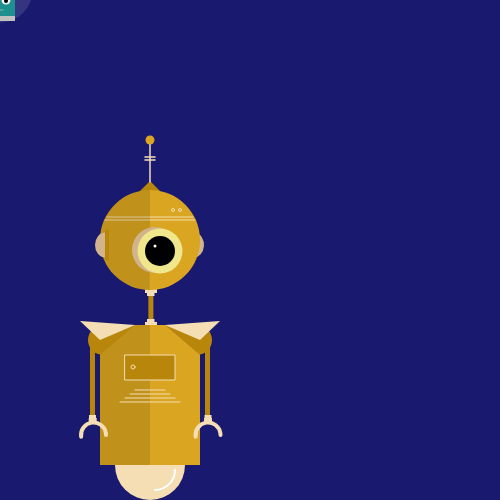
Frame 1 (no input)
Frame 60 (no input): identical to frame 1, image omitted
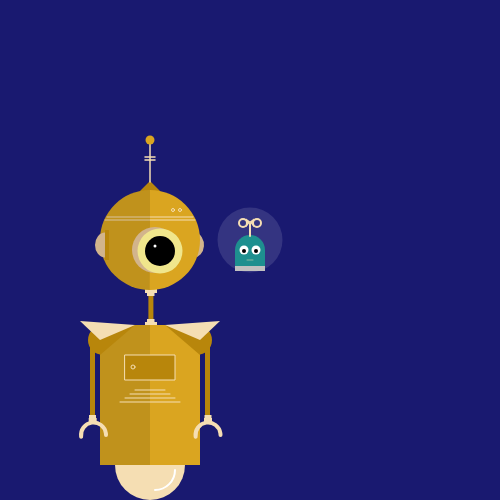
Frame 120 (the mouse pressed at the canvas centre since frame 60)

The p5.js sketch that drew these frames (run headless with seeded random() and noise() and a simulated clock; from frame 60 on, the mouse is pressed at the canvas centre):

// p5.js sketch
// ── sketch.js
function setup() {
	// define artboard size
	createCanvas(500,500);
	// Set here the values that are not changing all over the sketch
	strokeWeight(2);
	stroke(170);
}

function draw() {
	background(25,25,112);
	fill(218,165,32);

	//Neck
	strokeWeight(0);
	stroke(184,134,11);
	fill(184,134,11);
	rect(148.4, 290, 5, 70);
	fill(245,222,179);
	rect(147, 293, 7.5, 3);
	rect(145, 288, 12, 5);
	rect(147, 319, 7.5, 3);
	rect(145, 322, 12, 5);

	//Wheel
	ellipse(150, 465, 70);
	strokeWeight(2);
	noFill();
	stroke(255,255,255);
	arc(155, 470, 40, 40, 0, HALF_PI);

	//Body
	strokeWeight(0);
	fill(	184,134,11);
	ellipse(103, 340, 30);
	ellipse(197, 340, 30);
	fill(218,165,32);
	rect(100, 325, 100, 140);

	fill(0,0,0,30);
	strokeWeight(0);
	rect(100, 325, 50, 140);

	fill(184,134,11);
	triangle(100, 325, 135, 325, 100, 355);
	triangle(165, 325, 200, 325, 200, 355);
	rect(90, 340, 5, 80);
	rect(205, 340, 5, 80);
	fill(245,222,179);
	rect(89, 415, 7, 3);
	rect(88.7, 418, 8, 5);
	rect(204.5, 415, 7, 3);
	rect(204, 418, 8, 5);

	fill(245,222,179);
	triangle(80, 321, 135, 325, 100, 340);
	triangle(165, 325, 220, 321, 200, 340);

	noFill();
	strokeWeight(4);
	stroke(245,222,179);
	arc(93.5, 435, 25, 25, 3, TWO_PI);
	arc(208, 435, 25, 25, 3, TWO_PI);

	strokeWeight(1);
	fill(184,134,11);
	rect(125, 355, 50, 25);
	ellipse(133, 367, 4);
	line(135, 390, 165, 390);
	line(130, 394, 170, 394);
	line(125, 398, 175, 398);
	line(120, 402, 180, 402);


	//Head
	fill(	184,134,11);
	strokeWeight(0);
	triangle(140, 191, 150, 181, 160, 191);
	fill(210,180,140);
	arc(194, 245, 20, 25, 4.8, HALF_PI);

	fill(218,165,32);
	ellipse(150, 240, 100);
	strokeWeight(1);
	line(107, 217, 193, 217);
	line(105, 220, 195, 220);
	ellipse(173, 210, 3);
	ellipse(180, 210, 3);

	strokeWeight(1.5);
	line(150, 182, 150, 140);
	line(145, 160, 155, 160);
	line(145, 157, 155, 157);
	strokeWeight(0);
	ellipse(150, 140, 9);

	fill(0,0,0,30);
	arc(150, 240, 100, 100, 7.86, -HALF_PI);
	fill(210,180,140);
	arc(105, 245, 20, 25, 7.86, -HALF_PI);
	fill(184,134,11);
	rect(105, 230, 4, 30);

	//Eye
	strokeWeight(0);
	fill(210,180,140);
	ellipse(155, 250, 46);
	fill(240,230,140);
	ellipse(160, 251, 45);
	fill(0,0,0);
	ellipse(160, 251, 30);
	fill(255,255,255);
	ellipse(155, 246, 3);

	//Robot2
	fill(0,128,128);
	ellipse(mouseX, mouseY, 30);
	rect(mouseX-15, mouseY, 30, 20);
	fill(255,255,255,30);
	ellipse(mouseX, mouseY-10, 65);
	fill(192,192,192);
	rect(mouseX-15, mouseY+16, 30, 5);

	fill(255,255,255);
	ellipse(mouseX-6, mouseY, 9);
	ellipse(mouseX+6, mouseY, 9);
	fill(0,0,0);
	ellipse(mouseX-6, mouseY+1, 4);
	ellipse(mouseX+6, mouseY+1, 4);
	strokeWeight(0.5);
	line(mouseX-3, mouseY+10, mouseX+3, mouseY+10);

	strokeWeight(2);
	line(mouseX, mouseY-14, mouseX, mouseY-27);
	noFill();
	ellipse(mouseX-7, mouseY-27, 8);
	ellipse(mouseX+7, mouseY-27, 8);
	triangle(mouseX-3, mouseY-29.5,mouseX-3, mouseY-25.5, mouseX-1, mouseY-28);
	triangle(mouseX+3, mouseY-29.5,mouseX+3, mouseY-25.5, mouseX+1, mouseY-28);

}
